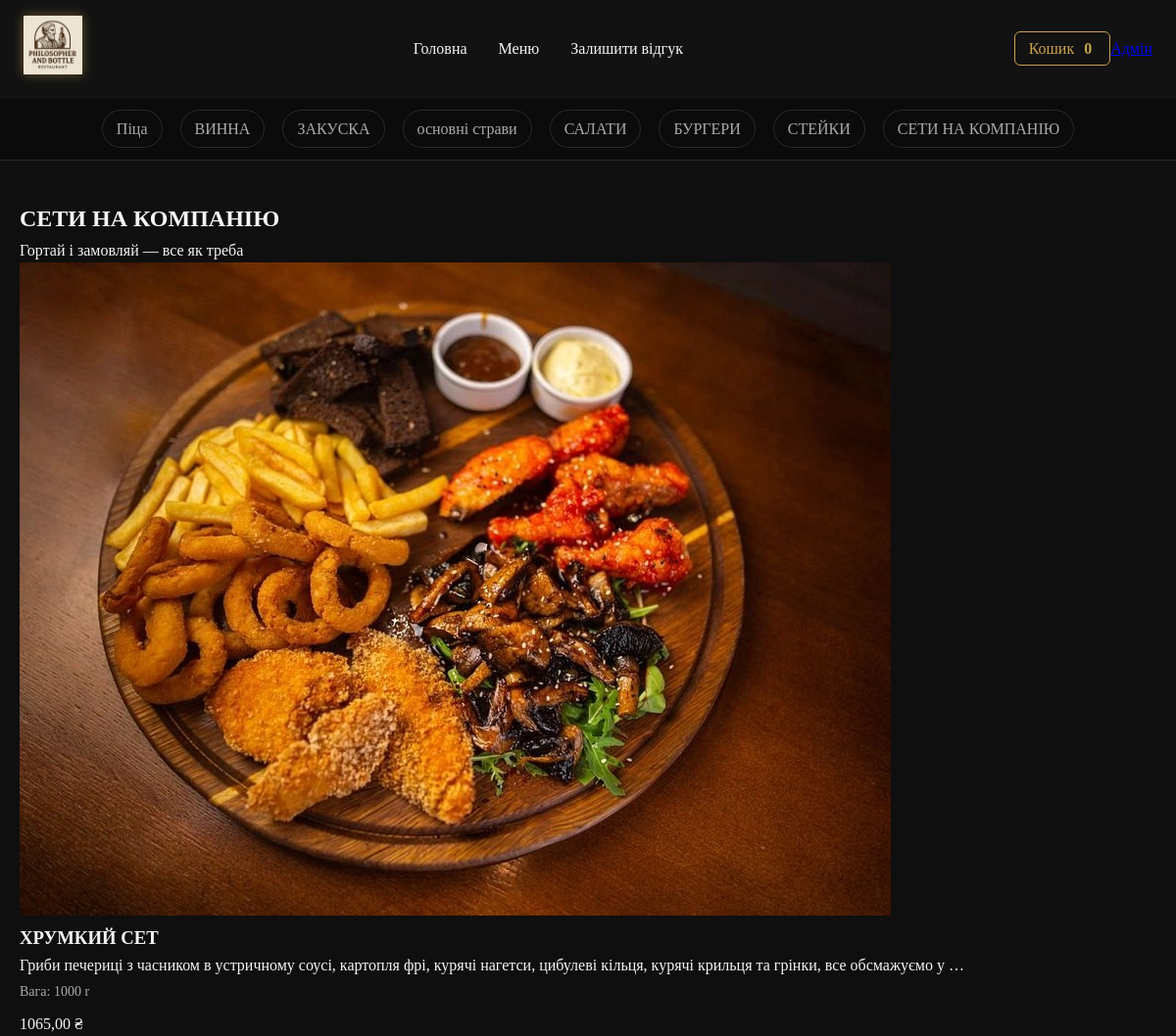
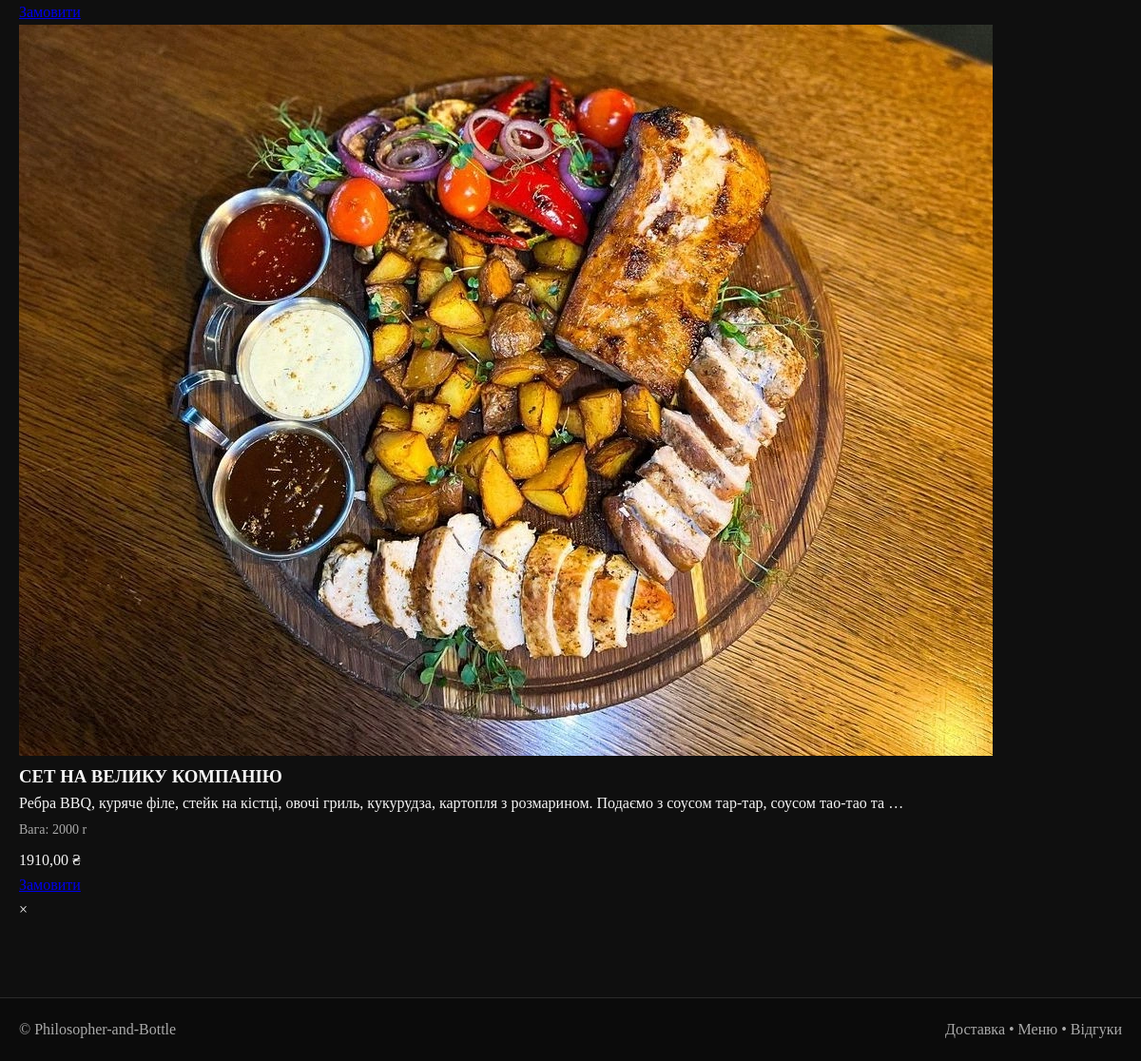
/category/9/, run on the app's committed database (2 pictures, top to bottom).
### menu/models.py (models this page shows, shortened)
class Category(models.Model):
    title = models.CharField(max_length=200)
    class Meta:
        verbose_name = "Категорія"
        verbose_name_plural = "Категорії"

class Dish(models.Model):
    title = models.CharField(max_length=100)
    description = models.TextField(blank=True)
    price = models.DecimalField(max_digits=8, decimal_places=2)
    weight = models.PositiveIntegerField(default=0)
    category = models.ForeignKey(Category, on_delete=models.CASCADE, related_name='dishes')
    image = models.ImageField(upload_to="dishes/", blank=True, null=True)
    available = models.BooleanField(default=True)
    class Meta:
        verbose_name = "Страва"
        verbose_name_plural = "Страви"

### menu/views.py (the view)
# urls.py: path('category/<int:id>/', views.category_view, name='category'),
def category_view(request, id):
    category = get_object_or_404(Category, id=id)
    categories = Category.objects.all()
    dishes = Dish.objects.filter(category=category)
    return render(request, 'menu/category.html', {
        'category': category,
        'categories': categories,
        'dishes': dishes,
    })

### menu/templates/menu/category.html (shortened to what this page needs)
{% extends 'menu/base.html' %}
{% block content %}
<section class="category-page">
  <div class="category-header">
    <h1>{{ category.title }}</h1>
    <p class="category-sub">Гортай і замовляй — все як треба</p>
  </div>
  <div class="products-grid">
    {% for dish in dishes %}
      <article class="card zoom-card">
        <div class="card-media">
          {% if dish.image %}
            <img src="{{ dish.image.url }}" alt="{{ dish.title }}">
          {% else %}
            <div class="img-fallback">Фото</div>
          {% endif %}
        </div>
        <div class="card-body">
          <h3 class="card-title">{{ dish.title }}</h3>
          <p class="card-desc">{{ dish.description|truncatewords:20 }}</p>
          <p class="card-weight"> Вага: {{dish.weight }} r</p>
          <div class="card-meta">
            <div class="price">{{ dish.price }} ₴</div>
            <a href="{% url 'add_to_cart' dish.id %}" class="order-btn">
            </a>
          </div>
        </div>
      </article>
    {% empty %}
      <p class="empty">Тут поки немає страв.</p>
    {% endfor %}
  </div>
</section>
<div class="card-overlay" id="cardOverlay">
  <span class="close-card" id="closeCard">×</span>
</div>
{% endblock %}

### menu/templates/menu/base.html (shortened to what this page needs)
{% load static %}
<!DOCTYPE html>
<html lang="uk">
<head>
  <link rel="stylesheet" href="{% static 'menu/style.css' %}">
</head>
<body>
<header class="site-header">
  <div class="header-top">
    <a href="{% url 'home' %}" class="logo">
      <img src="{% static 'menu/5287253502323265526.jpg' %}" alt="Logo" class="logo-img">
    </a>
    <nav class="top-links">
      <a href="{% url 'home' %}">Головна</a>
      <a href="{% url 'menu' %}">Меню</a>
      <a href="{% url 'checkout' %}">Залишити відгук</a>
    </nav>
    <div class="header-actions">
      <a href="{% url 'cart' %}" class="cart-btn">
        Кошик
        <span class="cart-count">
          {% if request.session.cart %}
            {{ request.session.cart|length }}
          {% else %}
            0
          {% endif %}
        </span>
      </a>
      <a href="/admin/" class="admin-link">Адмін</a>
    </div>
  </div>
  <div id="menu" class="categories-strip">
    {% for c in categories %}
      <a href="{% url 'category' c.id %}" class="cat-item">
        {{ c.title }}
      </a>
    {% endfor %}
  </div>
</header>
<main class="page-content">
  {% block content %}{% endblock %}
</main>
<footer class="site-footer">
  <div class="footer-inner">
    <div>© Philosopher-and-Bottle</div>
    <div>Доставка • Меню • Відгуки</div>
  </div>
</footer>
</body>
</html>

### menu/static/menu/style.css (style rules this page uses)
:root { --bg-main: #0f0f0f; --bg-card: #181818; --bg-header: #121212; --gold: #c9a24d; --gold-soft: #e0c878; --text-main: #f5f5f5; --text-muted: #aaaaaa; --border-dark: #2a2a2a; }
* { margin: 0; padding: 0; box-sizing: border-box; }
body { background: var(--bg-main); color: var(--text-main); font-family: 'Georgia', 'Times New Roman', serif; line-height: 1.6; }
.site-header { background: var(--bg-header); border-bottom: 1px solid var(--border-dark); }
.header-top { max-width: 1200px; margin: auto; padding: 16px 24px; display: flex; align-items: center; justify-content: space-between; }
.logo-img { height: 60px; filter: drop-shadow(0 0 6px rgba(201,162,77,.5)); }
.top-links a { color: var(--text-main); text-decoration: none; margin: 0 14px; font-size: 16px; position: relative; }
.top-links a::after { content: ''; position: absolute; bottom: -4px; left: 0; width: 0; height: 2px; background: var(--gold); transition: .3s; }
.cart-btn { background: transparent; color: var(--gold); border: 1px solid var(--gold); padding: 8px 14px; border-radius: 6px; text-decoration: none; transition: .3s; }
.cart-count { margin-left: 6px; font-weight: bold; }
.card-weight { font-size: 14px; color: #aaa; margin: 4px 0 8px; }
.categories-strip { display: flex; justify-content: center; gap: 18px; padding: 12px; background: #0b0b0b; }
.cat-item { color: var(--text-muted); text-decoration: none; padding: 6px 14px; border-radius: 20px; border: 1px solid var(--border-dark); transition: .3s; }
.page-content { max-width: 1200px; margin: auto; padding: 40px 20px; }
.site-footer { background: #0b0b0b; border-top: 1px solid var(--border-dark); padding: 20px; margin-top: 40px; }
.footer-inner { max-width: 1200px; margin: auto; display: flex; justify-content: space-between; color: var(--text-muted); }

### data on the page
Category: title "Піца"
Category: title "ВИННА"
Category: title "ЗАКУСКА"
Category: title "основні страви"
Category: title "САЛАТИ"
Category: title "БУРГЕРИ"
Category: title "СТЕЙКИ"
Category: title "СЕТИ НА КОМПАНІЮ"
Dish: image (picture), title "ХРУМКИЙ СЕТ", description "Гриби печериці з часником в устричному соусі, картопля фрі, курячі нагетси, цибулеві кільця, курячі крильця та грінки, все обсмажуємо у …", weight "1000", price "1065,00"
Dish: image (picture), title "СЕТ НА ВЕЛИКУ КОМПАНІЮ", description "Ребра BBQ, куряче філе, стейк на кістці, овочі гриль, кукурудза, картопля з розмарином. Подаємо з соусом тар-тар, соусом тао-тао та …", weight "2000", price "1910,00"
